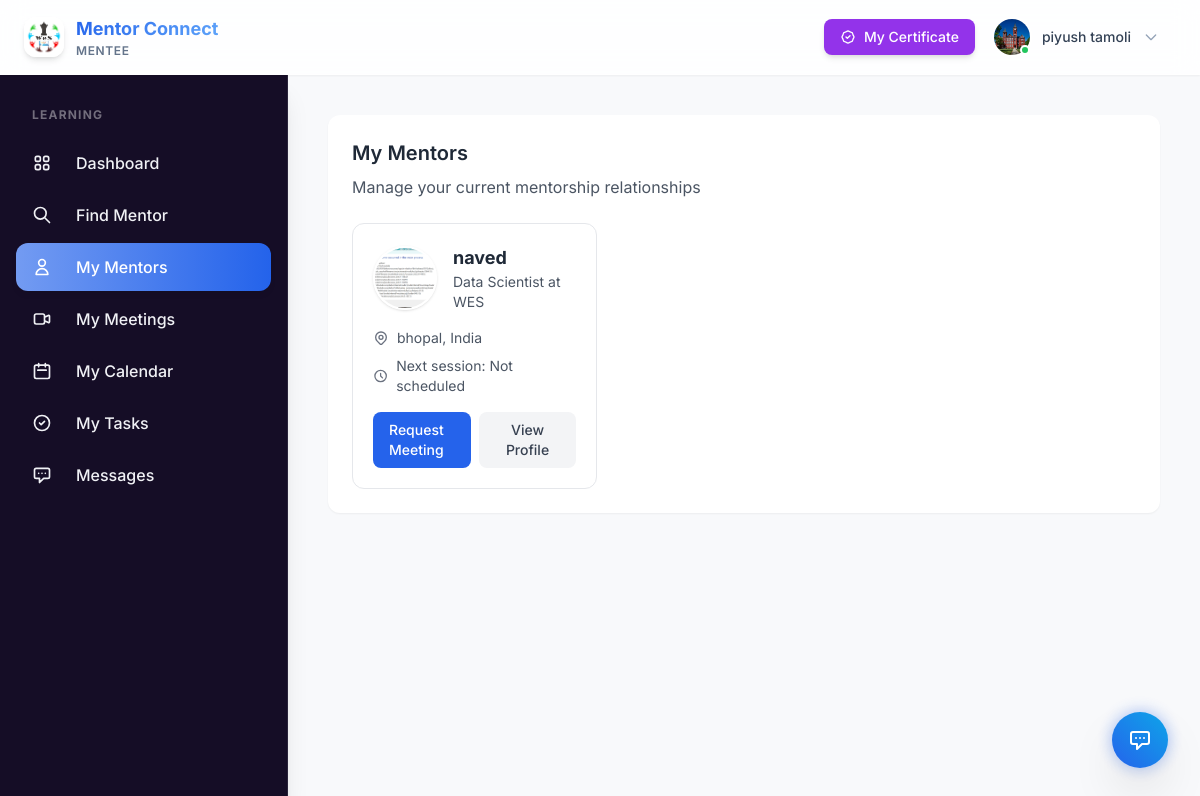
The app's page /my_mentors (signed in), older data.
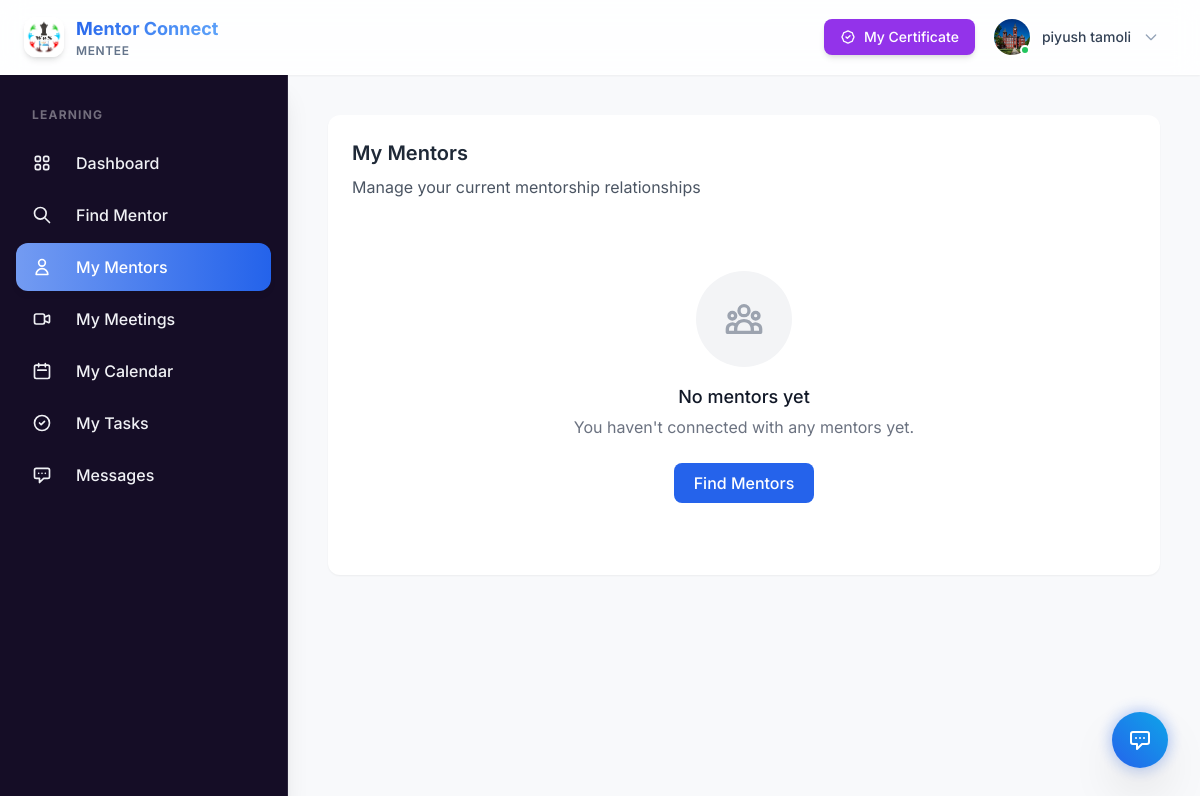
The same page, newer data.
### app.py (models this page shows, shortened)
class MentorProfile(db.Model):
    __tablename__="mentor_profile"
    id = db.Column(db.Integer, primary_key=True)
    user_id= db.Column(db.Integer, db.ForeignKey("signup_details.id"),nullable=False)
    profession = db.Column(db.String(100))
    skills = db.Column(db.Text)  # New field - comma separated skills
    role = db.Column(db.String(100))  # New field - job role/position
    industry_sector = db.Column(db.String(100))  # New field - industry/sector
    organisation = db.Column(db.String(150))
    years_of_experience = db.Column(db.String(100))
    whatsapp = db.Column(db.String(20))
    location = db.Column(db.String(100))  # New field - country
    education = db.Column(db.String(150))
    language = db.Column(db.String(100))  # Can store multiple languages comma separated
    highest_qualification = db.Column(db.String(100))  # Bachelor's, Master's, PhD, etc.
    degree_name = db.Column(db.String(150))  # B.Tech, MBA, M.Sc, etc.
    field_of_study = db.Column(db.String(150))  # Specialization/Major
    university_name = db.Column(db.String(200))  # University or Institution name
    graduation_year = db.Column(db.String(10))  # Year of graduation
    academic_status = db.Column(db.String(50))  # Completed / Pursuing
    certifications = db.Column(db.Text)  # Professional certifications (comma separated)
    research_work = db.Column(db.Text)  # Research work or thesis title
    linkedin_link = db.Column(db.String(200))  # New field
    github_link = db.Column(db.String(200))  # New field
    portfolio_link = db.Column(db.String(200))  # New field
    other_social_link = db.Column(db.String(200))
    mentorship_topics = db.Column(db.Text)  # New field - topics they can mentor on
    mentorship_type_preference = db.Column(db.String(200))  # New field - school, women, etc.
    preferred_communication = db.Column(db.String(100))  # online, offline, hybrid
    availability = db.Column(db.String(100))
    connect_frequency = db.Column(db.String(100))
    preferred_duration = db.Column(db.String(100))  # New field - 1 month, 6 months, etc.
    why_mentor = db.Column(db.Text)  # Changed from "why become mentor" to "why mentor"
    mentorship_philosophy = db.Column(db.Text)  # New field
    mentorship_motto = db.Column(db.String(300))  # New field
    additional_info = db.Column(db.Text)
    profile_picture = db.Column(db.String(100))
    criminal_certificate = db.Column(db.String(100))  # PDF file for criminal certificate (mandatory for Luxembourg)
    status = db.Column(db.String(20), default="pending")

class User(db.Model):
    __tablename__ = "signup_details"
    id = db.Column(db.Integer, primary_key=True)
    name = db.Column(db.String(100), nullable=False)
    email = db.Column(db.String(100), unique=True, nullable=False)
    password = db.Column(db.String(200), nullable=True)   # nullable for OAuth users
    user_type = db.Column(db.String(10), nullable=True)  # nullable until user selects type
    institution = db.Column(db.String(150), nullable=True)
    institution_id = db.Column(db.Integer, db.ForeignKey("institutions.id"), nullable=True)
    google_id = db.Column(db.String(200), unique=True, nullable=True)
    oauth_provider = db.Column(db.String(50), nullable=True)  # 'google', 'facebook', etc.
    profile_picture_url = db.Column(db.String(500), nullable=True)  # OAuth profile picture
    oauth_created_at = db.Column(db.DateTime, nullable=True)
    created_at = db.Column(db.DateTime, default=datetime.utcnow)
    mentor_profile = db.relationship("MentorProfile", backref="user", uselist=False)
    mentee_profile = db.relationship("MenteeProfile", backref="user_ref", uselist=False, foreign_keys="MenteeProfile.user_id", overlaps="mentee_profile_ref,user")
    institution_ref = db.relationship("Institution", backref="users", foreign_keys="User.institution_id")

### app.py (the view)
@app.route("/my_mentors")
def my_mentors():
    if "email" not in session or session.get("user_type") != "2":
        return redirect(url_for("signin"))
    mentee = User.query.filter_by(email=session["email"]).first()
    profile_complete = check_profile_complete(mentee.id, "2")
    if not mentee:
        flash("Mentee profile not found.", "error")
        return redirect(url_for("signin"))
    accepted_requests = MentorshipRequest.query.filter_by(
        mentee_id=mentee.id,
        mentor_status="accepted",
        supervisor_status="approved",
        final_status="approved"
    ).all()
    my_mentors = []
    for req in accepted_requests:
        if req.mentor and req.mentor.mentor_profile:
             my_mentors.append(req.mentor.mentor_profile)
    return render_template(
        "mentee/mentee_my_mentors.html",
        my_mentors=my_mentors,
        show_sidebar=True,
        profile_complete=profile_complete
    )

### app.py (called while the page is built)
@app.context_processor
def inject_profile_complete():
    profile_complete = True  # Default to True (no popup)
    if "email" in session and session.get("user_type") in ["1", "2"]:
        user = User.query.filter_by(email=session["email"]).first()
        if user:
            profile_complete = check_profile_complete(user.id, session.get("user_type"))
    return dict(profile_complete=profile_complete)

### templates/mentee/mentee_my_mentors.html (shortened to what the changed rows need)
{% extends "base2.html" %}
{% block content %}
  <section id="mymentors" class=" p-6 bg-white rounded-xl shadow-sm">
    <div class="mb-6">
      <h2 class="text-xl font-semibold text-gray-800 mb-2">My Mentors</h2>
    </div>
    {% if my_mentors and my_mentors|length > 0 %}
    <div class="grid grid-cols-1 md:grid-cols-2 lg:grid-cols-3 gap-6">
      {% for mentor in my_mentors %}
      <div class="bg-white rounded-xl border border-gray-200 p-5 transition-all hover:shadow-md">
        <div class="flex items-center gap-4 mb-4">
          {% if mentor.profile_picture %}
            <img src="{{ url_for('static', filename='uploads/' ~ mentor.profile_picture) }}"
                 alt="{{ mentor.user.name }}"
                 class="w-16 h-16 rounded-full object-cover border-2 border-white shadow">
          {% else %}
            <div class="w-16 h-16 rounded-full bg-gradient-to-br from-blue-100 to-blue-200 flex items-center justify-center text-blue-600 border-2 border-white shadow">
              <span class="text-xl font-semibold">{{ mentor.user.name[0] if mentor.user.name else '?' }}</span>
            </div>
          {% endif %}
          <div>
            <h3 class="text-lg font-bold text-gray-800">{{ mentor.user.name }}</h3>
            <p class="text-sm text-gray-600">{{ mentor.profession }} at {{ mentor.organisation }}</p>
          </div>
        </div>
        <div class="space-y-2 mb-4">
          <div class="flex items-center text-sm text-gray-600">
            <span>{{ mentor.location if mentor.location else 'Not specified' }}</span>
          </div>
          <div class="flex items-center text-sm text-gray-600">
            <svg xmlns="http://www.w3.org/2000/svg" class="h-4 w-4 mr-2 text-gray-500" fill="none" viewBox="0 0 24 24" stroke="currentColor">
              <path stroke-linecap="round" stroke-linejoin="round" stroke-width="2" d="M12 8v4l3 3m6-3a9 9 0 11-18 0 9 9 0 0118 0z" />
            </svg>
            <span>Next session: {{ mentor.next_session if mentor.next_session else 'Not scheduled' }}</span>
          </div>
        </div>
          <div class="flex space-x-2">
              <a href="{{ url_for ('mentee_create_meeting_request', mentor_id=mentor.user.id)}}"
              class="flex-1 px-4 py-2 bg-blue-600 text-white text-sm font-medium rounded-lg hover:bg-blue-700 transition">
                Request Meeting
              </a>
              <button onclick="try { openProfileModal(
                  '{{ mentor.user.name|default('')|replace("'", "\\'")|replace('"', '\\"')|safe }}',
                  '{{ mentor.profession|default('')|replace("'", "\\'")|replace('"', '\\"')|safe }}',
                  '{{ mentor.organisation|default('')|replace("'", "\\'")|replace('"', '\\"')|safe }}',
                  '{{ mentor.location|default('')|replace("'", "\\'")|replace('"', '\\"')|safe }}',
                  '{{ mentor.years_of_experience|default('')|replace("'", "\\'")|replace('"', '\\"')|safe }}',
                  '{{ mentor.profile_picture|default('')|replace("'", "\\'")|replace('"', '\\"')|safe }}',
                  '{{ mentor.user.email|default('')|replace("'", "\\'")|replace('"', '\\"')|safe }}',
                  '{{ mentor.education|default('')|replace("'", "\\'")|replace('"', '\\"')|safe }}',
                  '{{ mentor.language|default('')|replace("'", "\\'")|replace('"', '\\"')|safe }}',
                  '{{ mentor.preferred_communication|default('')|replace("'", "\\'")|replace('"', '\\"')|safe }}',
                  '{{ mentor.why_mentor|default('')|replace("'", "\\'")|replace('"', '\\"')|safe }}',
                  '{{ mentor.role|default('')|replace("'", "\\'")|replace('"', '\\"')|safe }}',
                  '{{ mentor.industry_sector|default('')|replace("'", "\\'")|replace('"', '\\"')|safe }}',
                  '{{ mentor.skills|default('')|replace("'", "\\'")|replace('"', '\\"')|safe }}',
                  '{{ mentor.availability|default('')|replace("'", "\\'")|replace('"', '\\"')|safe }}',
                  '{{ mentor.mentorship_topics|default('')|replace("'", "\\'")|replace('"', '\\"')|safe }}',
                  '{{ mentor.linkedin_link|default('')|replace("'", "\\'")|replace('"', '\\"')|safe }}',
                  '{{ mentor.github_link|default('')|replace("'", "\\'")|replace('"', '\\"')|safe }}',
                  '{{ mentor.portfolio_link|default('')|replace("'", "\\'")|replace('"', '\\"')|safe }}',
                  '{{ mentor.preferred_duration|default('')|replace("'", "\\'")|replace('"', '\\"')|safe }}',
                  '{{ mentor.mentorship_type_preference|default('')|replace("'", "\\'")|replace('"', '\\"')|safe }}',
                  '{{ mentor.connect_frequency|default('')|replace("'", "\\'")|replace('"', '\\"')|safe }}',
                  '{{ mentor.whatsapp|default('')|replace("'", "\\'")|replace('"', '\\"')|safe }}',
                  '',  // country - not in model
                  '',  // city - not in model
                  '',  // whatsapp_country_code - not in model
                  '{{ mentor.highest_qualification|default('')|replace("'", "\\'")|replace('"', '\\"')|safe }}',
                  '{{ mentor.degree_name|default('')|replace("'", "\\'")|replace('"', '\\"')|safe }}',
                  '{{ mentor.field_of_study|default('')|replace("'", "\\'")|replace('"', '\\"')|safe }}',
                  '{{ mentor.university_name|default('')|replace("'", "\\'")|replace('"', '\\"')|safe }}',
                  '{{ mentor.graduation_year|default('')|replace("'", "\\'")|replace('"', '\\"')|safe }}',
                  '{{ mentor.academic_status|default('')|replace("'", "\\'")|replace('"', '\\"')|safe }}',
                  '{{ mentor.certifications|default('')|replace("'", "\\'")|replace('"', '\\"')|safe }}',
                  '{{ mentor.research_work|default('')|replace("'", "\\'")|replace('"', '\\"')|safe }}',
                  '{{ mentor.mentorship_philosophy|default('')|replace("'", "\\'")|replace('"', '\\"')|safe }}',
                  '{{ mentor.mentorship_motto|default('')|replace("'", "\\'")|replace('"', '\\"')|safe }}',
                  '{{ mentor.other_social_link|default('')|replace("'", "\\'")|replace('"', '\\"')|safe }}'
              ) } catch(e) { console.error('Error opening profile modal:', e); alert('Error opening profile. Please check console.'); }" class="flex-1 px-4 py-2 bg-gray-100 text-gray-700 text-sm font-medium rounded-lg hover:bg-gray-200 transition">
                  View Profile
              </button>
         </div>
      </div>
      {% endfor %}
    </div>
    {% else %}
    <div class="text-center py-12">
      <div class="mx-auto w-24 h-24 rounded-full bg-gray-100 flex items-center justify-center mb-4">
      </div>
      <h3 class="text-lg font-medium text-gray-900 mb-1">No mentors yet</h3>
      <p class="text-gray-500 mb-6">You haven't connected with any mentors yet.</p>
     <a href="{{ url_for ('find_mentor')}}">
      <button class="px-5 py-2 bg-blue-600 text-white font-medium rounded-lg hover:bg-blue-700 transition">
        Find Mentors
      </button>
    </a>
    </div>
    {% endif %}
  </section>
{% endblock %}

Row changes from the older to the newer data that the page shows:
removed MentorProfile: profile_picture (picture), user.name "naved", profession "Data Scientist", organisation "WES", location "bhopal, India", next_session "Not scheduled"
Text that changed along with them:
text now shown: "No mentors yet You haven't connected with any mentors yet. Find Mentors"
